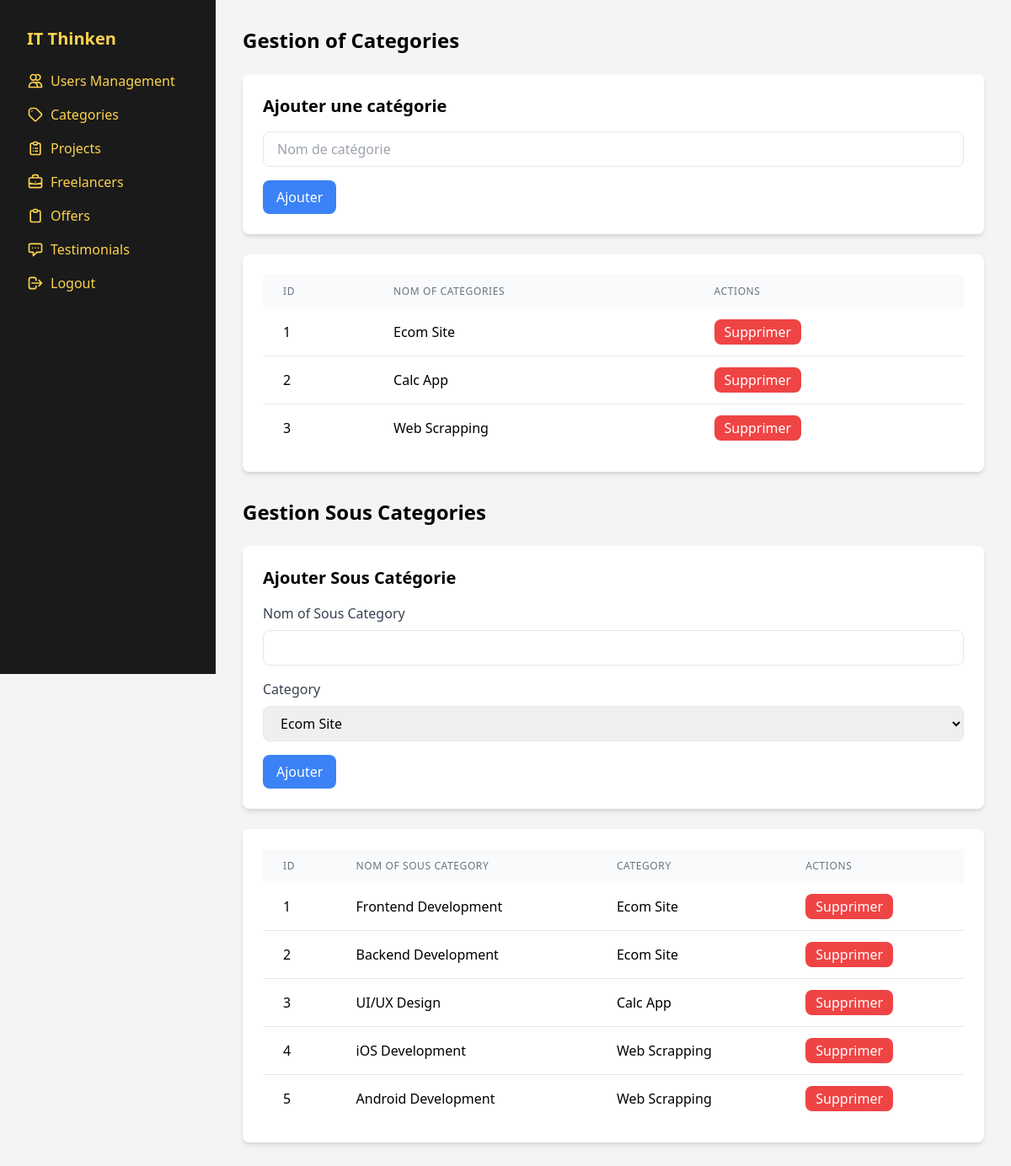
The app's page /admin/categories.php with its own data.
### tables this page shows
CREATE TABLE `categories` (
  `id_categorie` int NOT NULL,
  `nom_categorie` varchar(100) NOT NULL
);

CREATE TABLE `sous_categories` (
  `id_sous_categorie` int NOT NULL,
  `nom_sous_categorie` varchar(50) NOT NULL,
  `id_categorie` int NOT NULL
);

### admin/categories.php (the view, shortened to what this page needs)
<?php
$conn = mysqli_connect('localhost', 'root', '', 'itthink');
?>
<!DOCTYPE html>
<html>
<head>
    <link rel="stylesheet" href="https://cdn.jsdelivr.net/npm/tailwindcss@2.2.19/dist/tailwind.min.css">
    <link rel="stylesheet" href="../public/css/categories.css">
</head>
<body class="bg-gray-100">
    <?php include('../includes/sidebar.php') ?>
    <div class="main-content">
        <h2 class="text-2xl font-bold mb-6">Gestion of Categories</h2>
        <div class="bg-white rounded-lg shadow-md p-6 mb-6">
            <h5 class="text-xl font-semibold mb-4">Ajouter une catégorie</h5>
            <form method="POST">
                <div class="mb-4">
                    <input type="text" name="nom_categorie" class="w-full px-4 py-2 border rounded-lg focus:outline-none focus:border-blue-500" required placeholder="Nom de catégorie">
                </div>
                <button type="submit" name="add_category" class="bg-blue-500 text-white px-4 py-2 rounded-lg hover:bg-blue-600 transition-colors">Ajouter</button>
            </form>
        </div>
        <div class="bg-white rounded-lg shadow-md p-6 mb-8">
            <table class="min-w-full">
                <thead>
                    <tr class="bg-gray-50">
                        <th class="px-6 py-3 text-left text-xs font-medium text-gray-500 uppercase tracking-wider">ID</th>
                        <th class="px-6 py-3 text-left text-xs font-medium text-gray-500 uppercase tracking-wider">Nom of Categories</th>
                        <th class="px-6 py-3 text-left text-xs font-medium text-gray-500 uppercase tracking-wider">Actions</th>
                    </tr>
                </thead>
                <tbody class="bg-white divide-y divide-gray-200">
                    <?php
                    $sql = "SELECT * FROM Categories";
                    $result = mysqli_query($conn, $sql);
                    while ($row = mysqli_fetch_assoc($result)) {
                        echo "<tr>";
                        echo "<td class='px-6 py-4 whitespace-nowrap'>".$row['id_categorie']."</td>";
                        echo "<td class='px-6 py-4 whitespace-nowrap'>".$row['nom_categorie']."</td>";
                        echo "<td class='px-6 py-4 whitespace-nowrap'>
                                <a href='?delete=".$row['id_categorie']."' class='bg-red-500 text-white px-3 py-1 rounded-lg hover:bg-red-600 transition-colors' onclick='return confirm(\"Are You Sure ?\")'>Supprimer</a>
                              </td>";
                        echo "</tr>";
                    }
                    ?>
                </tbody>
            </table>
        </div>
        <h2 class="text-2xl font-bold mb-6">Gestion Sous Categories</h2>
        <div class="bg-white rounded-lg shadow-md p-6 mb-6">
            <h5 class="text-xl font-semibold mb-4">Ajouter Sous Catégorie</h5>
            <form method="POST">
                <div class="mb-4">
                    <label class="block text-gray-700 mb-2">Nom of Sous Category</label>
                    <input type="text" name="nom_sous_categorie" class="w-full px-4 py-2 border rounded-lg focus:outline-none focus:border-blue-500" required>
                </div>
                <div class="mb-4">
                    <label class="block text-gray-700 mb-2">Category</label>
                    <select name="id_categorie" class="w-full px-4 py-2 border rounded-lg focus:outline-none focus:border-blue-500" required>
                        <?php
                        $sql = "SELECT * FROM Categories";
                        $result = mysqli_query($conn, $sql);
                        while ($row = mysqli_fetch_assoc($result)) {
                            echo "<option value='".$row['id_categorie']."'>".$row['nom_categorie']."</option>";
                        }
                        ?>
                    </select>
                </div>
                <button type="submit" name="add_sous_category" class="bg-blue-500 text-white px-4 py-2 rounded-lg hover:bg-blue-600 transition-colors">Ajouter</button>
            </form>
        </div>
        <div class="bg-white rounded-lg shadow-md p-6">
            <table class="min-w-full">
                <thead>
                    <tr class="bg-gray-50">
                        <th class="px-6 py-3 text-left text-xs font-medium text-gray-500 uppercase tracking-wider">ID</th>
                        <th class="px-6 py-3 text-left text-xs font-medium text-gray-500 uppercase tracking-wider">Nom of Sous Category</th>
                        <th class="px-6 py-3 text-left text-xs font-medium text-gray-500 uppercase tracking-wider">Category</th>
                        <th class="px-6 py-3 text-left text-xs font-medium text-gray-500 uppercase tracking-wider">Actions</th>
                    </tr>
                </thead>
                <tbody class="bg-white divide-y divide-gray-200">
                    <?php
                    $sql = "SELECT sc.*, c.nom_categorie FROM Sous_Categories sc
                           JOIN Categories c ON sc.id_categorie = c.id_categorie";
                    $result = mysqli_query($conn, $sql);
                    while ($row = mysqli_fetch_assoc($result)) {
                        echo "<tr>";
                        echo "<td class='px-6 py-4 whitespace-nowrap'>".$row['id_sous_categorie']."</td>";
                        echo "<td class='px-6 py-4 whitespace-nowrap'>".$row['nom_sous_categorie']."</td>";
                        echo "<td class='px-6 py-4 whitespace-nowrap'>".$row['nom_categorie']."</td>";
                        echo "<td class='px-6 py-4 whitespace-nowrap'>
                                <a href='?delete_sous_category=".$row['id_sous_categorie']."' class='bg-red-500 text-white px-3 py-1 rounded-lg hover:bg-red-600 transition-colors' onclick='return confirm(\"Are You Sure ?\")'>Supprimer</a>
                              </td>";
                        echo "</tr>";
                    }
                    ?>
                </tbody>
            </table>
        </div>
    </div>
</body>
</html>

### public/css/categories.css (style rules this page uses)
.main-content { margin-left: 16rem; padding: 2rem; }

### records on screen
categories: id_categorie "1", nom_categorie "Ecom Site"
categories: id_categorie "2", nom_categorie "Calc App"
categories: id_categorie "3", nom_categorie "Web Scrapping"
sous_categories: id_sous_categorie "1", nom_sous_categorie "Frontend Development", id_categorie.nom_categorie "Ecom Site"
sous_categories: id_sous_categorie "2", nom_sous_categorie "Backend Development", id_categorie.nom_categorie "Ecom Site"
sous_categories: id_sous_categorie "3", nom_sous_categorie "UI/UX Design", id_categorie.nom_categorie "Calc App"
sous_categories: id_sous_categorie "4", nom_sous_categorie "iOS Development", id_categorie.nom_categorie "Web Scrapping"
sous_categories: id_sous_categorie "5", nom_sous_categorie "Android Development", id_categorie.nom_categorie "Web Scrapping"

### other values on screen
form field id_categorie "Ecom Site"
